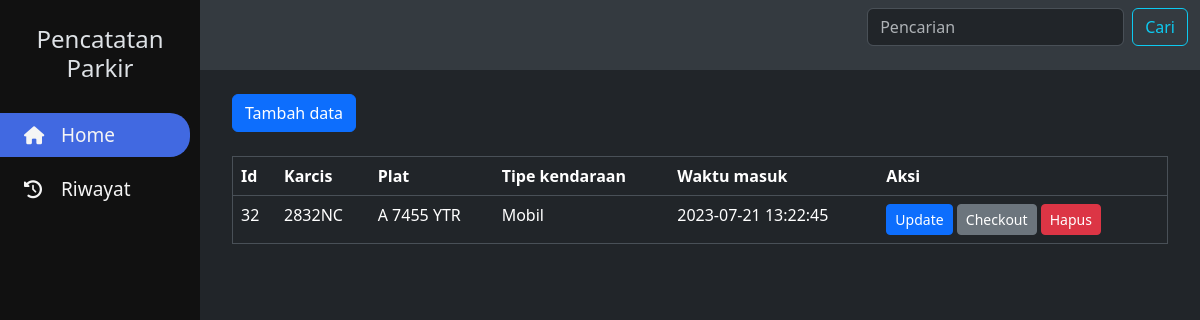
The page / on the database its author committed.
### tables this page shows
CREATE TABLE `daftar` (
  `id` int(11) NOT NULL,
  `karcis` varchar(255) NOT NULL,
  `plat` varchar(255) NOT NULL,
  `kendaraan` varchar(255) NOT NULL,
  `status` varchar(255) NOT NULL,
  `waktu_masuk` datetime NOT NULL,
  `waktu_keluar` datetime NOT NULL
);

### index.php (the view, shortened to what this page needs)
<?php
include 'koneksi.php';
include 'asset.php';
?>
<!DOCTYPE html>
<html lang="id" data-bs-theme="dark">
<head>
</head>
<body>
    <div class="sidenav">
        <h4>Pencatatan<br>Parkir</h4>
        <a href="index.php" class="active"><i class="fa-solid fa-house"></i>Home</a>
        <a href=" riwayat.php"><i class="fa-solid fa-clock-rotate-left"></i>Riwayat</a>
    </div>
    <div class="main">
        <nav class="navbar navbar-expand bg-body-secondary">
            <div class="container-fluid">
                <br>
                <form method="POST" class="d-flex" role="search">
                    <input class="form-control me-2" name="pencarian" type="text" placeholder="Pencarian">
                    <button class="btn btn-outline-info" type="submit" name="tombolCari">Cari</button>
                </form>
            </div>
        </nav>
    </div>
    <div class="main1">
        <br>
        <div class="container-fluid">
            <a href="tambah.php" class="btn btn-primary">Tambah data</a>
            <br>
            <br>
            <div class="col-xl">
                <table border="1" class="table">
                    <thead>
                        <tr class="table">
                            <th>Id</th>
                            <th>Karcis</th>
                            <th>Plat</th>
                            <th>Tipe kendaraan</th>
                            <th>Waktu masuk</th>
                            <th>Aksi</th>
                        </tr>
                    </thead>
                    <tbody>
                        <?php
                        $sql = "SELECT * FROM DAFTAR where status = 'Aktif'";
                        $query = mysqli_query($connect, $sql);
                        if ($query->num_rows > 0) {
                            while ($data = mysqli_fetch_array($query)) {
                                ?>
                                <tr>
                                    <td scope="row">
                                        <?php echo $data['id']; ?>
                                    </td>
                                    <td>
                                        <?php echo $data['karcis']; ?>
                                    </td>
                                    <td>
                                        <?php echo $data['plat']; ?>
                                    </td>
                                    <td>
                                        <?php echo $data['kendaraan']; ?>
                                    </td>
                                    <td>
                                        <?php echo $data['waktu_masuk']; ?>
                                    </td>
                                    <td>
                                        <a href="update.php?id=<?php echo $data['id']; ?>"
                                            class="btn btn-primary btn-sm">Update</a>
                                        <a href="checkout.php?id=<?php echo $data['id']; ?>"
                                            class="btn btn-secondary btn-sm">Checkout</a>
                                        <a href="./API/delete.php?id=<?php echo $data['id']; ?>"
                                            class="btn btn-danger btn-sm">Hapus</a>
                                    </td>
                                </tr>
                                <?php
                            }
                        } else { ?>
                            <tr>
                                <td colspan="6" class="text-center">Tidak ada data</td>
                            </tr>
                        <?php }
                        ?>
                    </tbody>
                </table>
            </div>
        </div>
    </div>
</body>
</html>

### style.css (style rules this page uses)
.main { margin-left: 200px; }
.main1 { margin-left: 200px; padding-left: 20px; padding-right: 20px; }
.sidenav { width: 200px; height: 100%; display: inline-block; background-color: #111; position: fixed; padding-top: 25px; }
.sidenav h4 { text-align: center; margin-bottom: 30px; }
.sidenav a { padding: 8px 0px 8px 24px; margin: 0px 10px 10px 0px; text-decoration: none; color: whitesmoke; font-size: 19px; display: block; border-radius: 0px 20px 20px 0px; }
.sidenav a.active { color: whitesmoke; background-color: royalblue; }
.sidenav i { font-size: 18px; }
.fa-solid { width: 37px; }

### rows shown on the page
daftar: id "32", karcis "2832NC", plat "A 7455 YTR", kendaraan "Mobil", waktu_masuk "2023-07-21 13:22:45"
